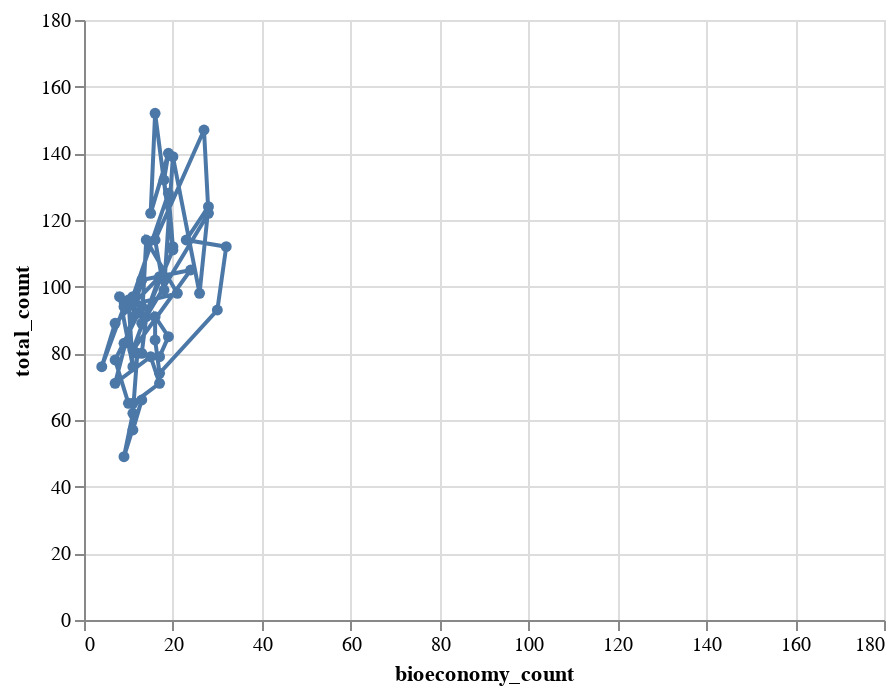

Notebook code for this chart:
### Markdown cell above
The plot @fig-bioeconomy_innovation_counts_shares suggests that the innovation rate for bioeconomy innovations closely follows the overall rate of innovations in Sweden.
Considering that it should be more difficult to get a high share if there are few innovations, the graph suggests that the 90s were a time in which more bioeconomy innovations were commercialized than in the years before and after.

From this chart it does not appear as if there was a sustained increase in bioeconomy innovations over the time period.
This might contradict the findings of Josef's environmental innovation study.

Still, a bioeconomy, which at its peak contributes almost 30% to the total innovation count of the country is substantial.
How does this look in different countries and using different metrics (patents)? 

<!-- TODO find benchmarks: countires and patents -->
<!-- TODO: check -->

<!-- TODO Is this correct? -->

### Code cell
# | include: false

alt.Chart(bio_share).mark_line(point=True).encode(
    alt.X("bioeconomy_count", scale=alt.Scale(domain=[0, 180])),
    alt.Y("total_count", scale=alt.Scale(domain=[0, 180])),
    order="year",
    tooltip=["bioeconomy_count", "total_count", "year"],
)

### Figure 1 — Vega-Lite specification as saved in the notebook (floating-point values rounded to 4 significant figures)
{"config": {"view": {"continuousWidth": 400, "continuousHeight": 300}}, "data": {"name": "data-68537b3fcf4478b4d084ebe5985b3c7a"}, "mark": {"type": "line", "point": true}, "encoding": {"order": {"field": "year", "type": "quantitative"}, "tooltip": [{"field": "bioeconomy_count", "type": "quantitative"}, {"field": "total_count", "type": "quantitative"}, {"field": "year", "type": "quantitative"}], "x": {"field": "bioeconomy_count", "scale": {"domain": [0, 180]}, "type": "quantitative"}, "y": {"field": "total_count", "scale": {"domain": [0, 180]}, "type": "quantitative"}}, "$schema": "https://vega.github.io/schema/vega-lite/v4.17.0.json", "datasets": {"data-68537b3fcf4478b4d084ebe5985b3c7a": [{"const": 1.0, "year": 1970, "total_count": 79, "bioeconomy_count": 17, "bioeconomy_share": 0.2152}, {"const": 1.0, "year": 1971, "total_count": 85, "bioeconomy_count": 19, "bioeconomy_share": 0.2235}, {"const": 1.0, "year": 1972, "total_count": 91, "bioeconomy_count": 16, "bioeconomy_share": 0.1758}, {"const": 1.0, "year": 1973, "total_count": 84, "bioeconomy_count": 16, "bioeconomy_share": 0.1905}, {"const": 1.0, "year": 1974, "total_count": 74, "bioeconomy_count": 17, "bioeconomy_share": 0.2297}, {"const": 1.0, "year": 1975, "total_count": 93, "bioeconomy_count": 30, "bioeconomy_share": 0.3226}, {"const": 1.0, "year": 1976, "total_count": 112, "bioeconomy_count": 32, "bioeconomy_share": 0.2857}, {"const": 1.0, "year": 1977, "total_count": 114, "bioeconomy_count": 23, "bioeconomy_share": 0.2018}, {"const": 1.0, "year": 1978, "total_count": 124, "bioeconomy_count": 28, "bioeconomy_share": 0.2258}, {"const": 1.0, "year": 1979, "total_count": 98, "bioeconomy_count": 26, "bioeconomy_share": 0.2653}, {"const": 1.0, "year": 1980, "total_count": 139, "bioeconomy_count": 20, "bioeconomy_share": 0.1439}, {"const": 1.0, "year": 1981, "total_count": 99, "bioeconomy_count": 18, "bioeconomy_share": 0.1818}, {"const": 1.0, "year": 1982, "total_count": 114, "bioeconomy_count": 16, "bioeconomy_share": 0.1404}, {"const": 1.0, "year": 1983, "total_count": 147, "bioeconomy_count": 27, "bioeconomy_share": 0.1837}, {"const": 1.0, "year": 1984, "total_count": 122, "bioeconomy_count": 28, "bioeconomy_share": 0.2295}, {"const": 1.0, "year": 1985, "total_count": 91, "bioeconomy_count": 14, "bioeconomy_share": 0.1538}, {"const": 1.0, "year": 1986, "total_count": 80, "bioeconomy_count": 13, "bioeconomy_share": 0.1625}, {"const": 1.0, "year": 1987, "total_count": 83, "bioeconomy_count": 9, "bioeconomy_share": 0.1084}, {"const": 1.0, "year": 1988, "total_count": 80, "bioeconomy_count": 12, "bioeconomy_share": 0.15}, {"const": 1.0, "year": 1989, "total_count": 62, "bioeconomy_count": 11, "bioeconomy_share": 0.1774}, {"const": 1.0, "year": 1990, "total_count": 49, "bioeconomy_count": 9, "bioeconomy_share": 0.1837}, {"const": 1.0, "year": 1991, "total_count": 66, "bioeconomy_count": 13, "bioeconomy_share": 0.197}, {"const": 1.0, "year": 1992, "total_count": 57, "bioeconomy_count": 11, "bioeconomy_share": 0.193}, {"const": 1.0, "year": 1993, "total_count": 65, "bioeconomy_count": 11, "bioeconomy_share": 0.1692}, {"const": 1.0, "year": 1994, "total_count": 71, "bioeconomy_count": 17, "bioeconomy_share": 0.2394}, {"const": 1.0, "year": 1995, "total_count": 79, "bioeconomy_count": 15, "bioeconomy_share": 0.1899}, {"const": 1.0, "year": 1996, "total_count": 71, "bioeconomy_count": 7, "bioeconomy_share": 0.09859}, {"const": 1.0, "year": 1997, "total_count": 102, "bioeconomy_count": 13, "bioeconomy_share": 0.1275}, {"const": 1.0, "year": 1998, "total_count": 105, "bioeconomy_count": 24, "bioeconomy_share": 0.2286}, {"const": 1.0, "year": 1999, "total_count": 81, "bioeconomy_count": 11, "bioeconomy_share": 0.1358}, {"const": 1.0, "year": 2000, "total_count": 103, "bioeconomy_count": 17, "bioeconomy_share": 0.165}, {"const": 1.0, "year": 2001, "total_count": 89, "bioeconomy_count": 7, "bioeconomy_share": 0.07865}, {"const": 1.0, "year": 2002, "total_count": 76, "bioeconomy_count": 4, "bioeconomy_share": 0.05263}, {"const": 1.0, "year": 2003, "total_count": 94, "bioeconomy_count": 9, "bioeconomy_share": 0.09574}, {"const": 1.0, "year": 2004, "total_count": 98, "bioeconomy_count": 21, "bioeconomy_share": 0.2143}, {"const": 1.0, "year": 2005, "total_count": 114, "bioeconomy_count": 14, "bioeconomy_share": 0.1228}, {"const": 1.0, "year": 2006, "total_count": 89, "bioeconomy_count": 13, "bioeconomy_share": 0.1461}, {"const": 1.0, "year": 2007, "total_count": 111, "bioeconomy_count": 20, "bioeconomy_share": 0.1802}, {"const": 1.0, "year": 2008, "total_count": 152, "bioeconomy_count": 16, "bioeconomy_share": 0.1053}, {"const": 1.0, "year": 2009, "total_count": 122, "bioeconomy_count": 15, "bioeconomy_share": 0.123}, {"const": 1.0, "year": 2010, "total_count": 140, "bioeconomy_count": 19, "bioeconomy_share": 0.1357}, {"const": 1.0, "year": 2011, "total_count": 132, "bioeconomy_count": 18, "bioeconomy_share": 0.1364}, {"const": 1.0, "year": 2012, "total_count": 112, "bioeconomy_count": 20, "bioeconomy_share": 0.1786}, {"const": 1.0, "year": 2013, "total_count": 128, "bioeconomy_count": 19, "bioeconomy_share": 0.1484}, {"const": 1.0, "year": 2014, "total_count": 97, "bioeconomy_count": 11, "bioeconomy_share": 0.1134}, {"const": 1.0, "year": 2015, "total_count": 96, "bioeconomy_count": 10, "bioeconomy_share": 0.1042}, {"const": 1.0, "year": 2016, "total_count": 76, "bioeconomy_count": 11, "bioeconomy_share": 0.1447}, {"const": 1.0, "year": 2017, "total_count": 97, "bioeconomy_count": 8, "bioeconomy_share": 0.08247}, {"const": 1.0, "year": 2018, "total_count": 92, "bioeconomy_count": 12, "bioeconomy_share": 0.1304}, {"const": 1.0, "year": 2019, "total_count": 94, "bioeconomy_count": 13, "bioeconomy_share": 0.1383}, {"const": 1.0, "year": 2020, "total_count": 78, "bioeconomy_count": 7, "bioeconomy_share": 0.08974}, {"const": 1.0, "year": 2021, "total_count": 65, "bioeconomy_count": 10, "bioeconomy_share": 0.1538}]}}
